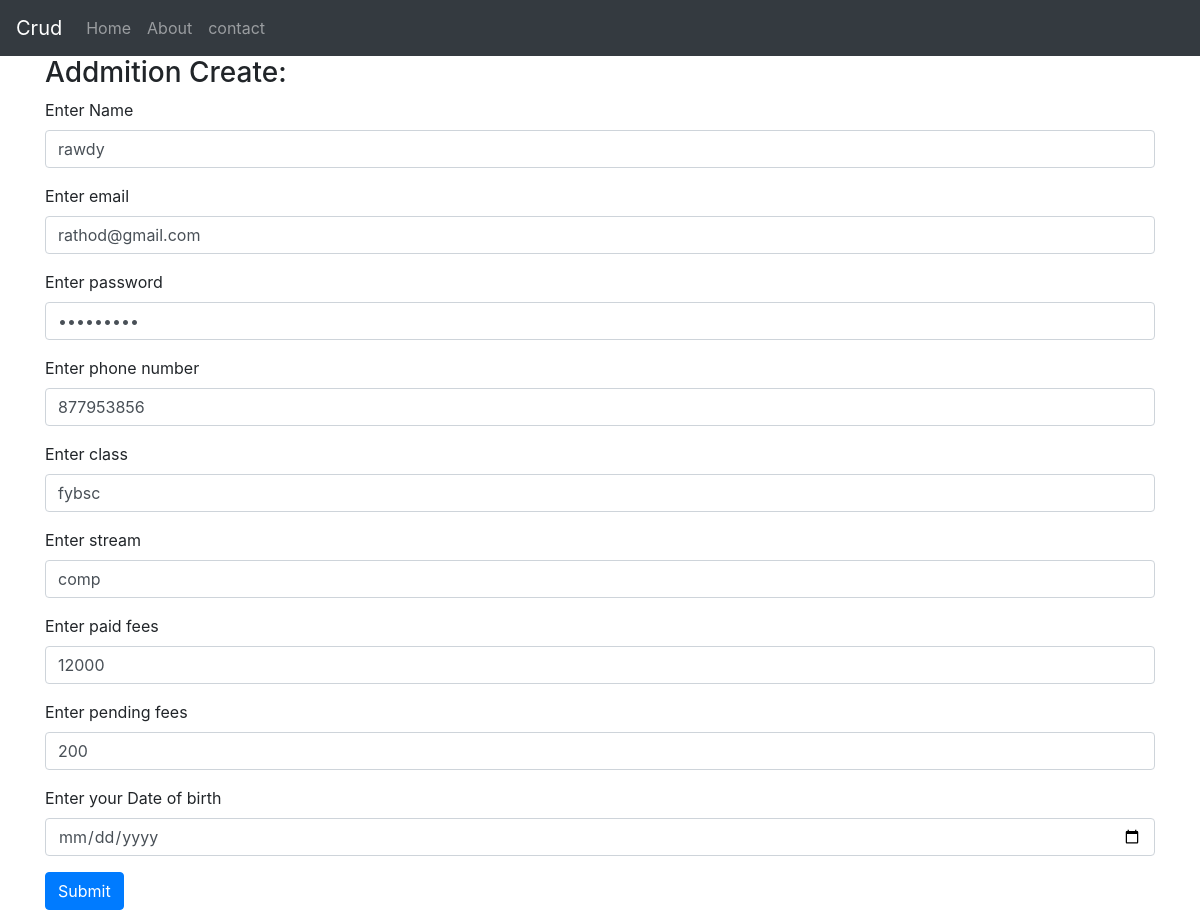
Screenshot of /edit/5 with the database file from the repository.
### crud/models.py (models this page shows, shortened)
class Addmition(models.Model):
	am_id = models.AutoField(primary_key=True)
	name = models.CharField(max_length=70)
	email = models.CharField(max_length=70, default="")
	password = models.CharField(max_length=70)
	phone = models.CharField(max_length=12)
	wclass = models.CharField(max_length=50)
	stream = models.CharField(max_length=50)
	fees = models.IntegerField()
	pending_fees = models.IntegerField()
	dob = models.DateField()

### crud/views.py (the view)
# urls.py: path('edit/<int:id>', views.edit),
def edit(request, id):
	adlist = Addmition.objects.get(am_id=id)
	return render(request, "crud/edit.html", {'adlist':adlist})

### crud/templates/crud/edit.html (shortened to what this page needs)
{% extends 'crud/basic.html' %}
{% block body %}
<div class="container">
	<h3>Addmition Create:</h3>
	<form action="/update/{{adlist.am_id}}" method="post">
  <div class="form-group">
    <label for="name">Enter Name</label>
    <input type="text" class="form-control" id="name" name="name" value="{{adlist.name}}" aria-describedby="emailHelp" placeholder="Enter your name">
  </div>
  <div class="form-group">
    <label for="email">Enter email</label>
    <input type="email" class="form-control" id="email" name="email" value="{{adlist.email}}" aria-describedby="emailHelp" placeholder="Enter your email">
  </div>
   <div class="form-group">
    <label for="password">Enter password</label>
    <input type="password" class="form-control" id="password" name="password" value="{{adlist.password}}" aria-describedby="emailHelp" placeholder="Enter your password">
  </div>
   <div class="form-group">
    <label for="phone">Enter phone number</label>
    <input type="tel" class="form-control" id="phone" name="phone" value="{{adlist.phone}}" aria-describedby="emailHelp" placeholder="Enter your phone number">
  </div>
   <div class="form-group">
    <label for="wclass">Enter class</label>
    <input type="text" class="form-control" id="wclass" name="wclass" value="{{adlist.wclass}}" aria-describedby="emailHelp" placeholder="Enter your class name">
  </div>
   <div class="form-group">
    <label for="stream">Enter stream</label>
    <input type="text" class="form-control" id="stream" name="stream" value="{{adlist.stream}}" aria-describedby="emailHelp" placeholder="Enter your stream">
  </div>
   <div class="form-group">
    <label for="fees">Enter paid fees</label>
    <input type="number" class="form-control" id="fees" name="fees" value="{{adlist.fees}}" aria-describedby="emailHelp" placeholder="Enter your fees">
  </div>
   <div class="form-group">
    <label for="pending_fees">Enter pending fees</label>
    <input type="number" class="form-control" id="pending_fees" name="pending_fees" value="{{adlist.pending_fees}}" aria-describedby="emailHelp" placeholder="Enter your pending fees">
  </div>
   <div class="form-group">
    <label for="dob">Enter your Date of birth</label>
    <input type="Date" class="form-control" id="dob" name="dob" value="{{adlist.dob}}" aria-describedby="emailHelp" placeholder="Enter your date of birth">
  </div>
  <button type="submit" class="btn btn-primary">Submit</button>
</form>
</div>
{% endblock %}

### rows the page displays
Addmition: name "rawdy", email "rathod@gmail.com", phone "877953856", wclass "fybsc", stream "comp", fees "12000", pending_fees "200"
